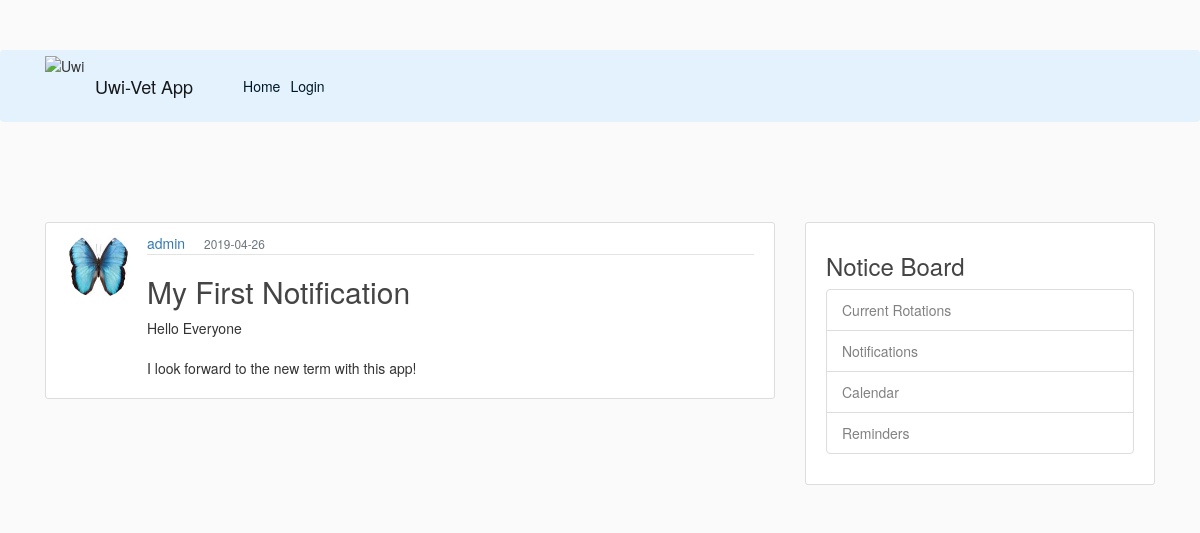
/post/1, run on the app's committed database.
### flaskblog/models.py (models this page shows, shortened)
class Post3(db.Model):
    id = db.Column(db.Integer, primary_key = True)
    title = db.Column(db.String(100),nullable=False)
    date_posted = db.Column(db.DateTime, nullable=False, default=datetime.utcnow)
    content = db.Column(db.Text, nullable = False)
    author = db.Column(db.String(100), nullable=False)
    user_id = db.Column(db.Integer, nullable=False)
    image_file = db.Column(db.String(20), nullable=False)

### flaskblog/routes.py (the view)
@app.route("/post/<int:post_id>")
def post(post_id):
    post = Post3.query.get_or_404(post_id)
    return render_template('post.html', title=post.title, post=post)

### flaskblog/templates/post.html (shortened to what this page needs)
{% extends "layout.html" %}
{% block content%}
        <article class="media content-section">
                <img class="rounded-circle article-img" src="{{ url_for('static', filename='profilepics/' + post.image_file) }}">
                <div class="media-body">
                <div class="article-metadata">
                    <a class="mr-4" href="#">{{ post.author }}</a>
                    <small class="text-muted">{{ post.date_posted.strftime('%Y-%m-%d') }}</small>
                </div>
                <h2 class=article-title>{{ post.title }}</h2>
                <p class="article-content">{{ post.content }}</p>
                </div>
        </article>
{% endblock content %}

### flaskblog/static/main.css (style rules this page uses)
body { background: #fafafa; color: #333333; margin-top: 5rem; }
h1, h2, h3, h4, h5, h6 { color: #444444; }
.content-section { background: #ffffff; padding: 10px 20px; border: 1px solid #dddddd; border-radius: 3px; margin-bottom: 20px; }
.article-title { color: #444444; }
.article-content { white-space: pre-line; }
.article-img { height: 65px; width: 65px; margin-right: 16px; }
.article-metadata { padding-bottom: 1px; margin-bottom: 4px; border-bottom: 1px solid #e3e3e3 }

### data on the page
Post3: image_file (picture), author "admin", date_posted "2019-04-26", title "My First Notification", content "Hello Everyone I look forward to the new term with this app!"
